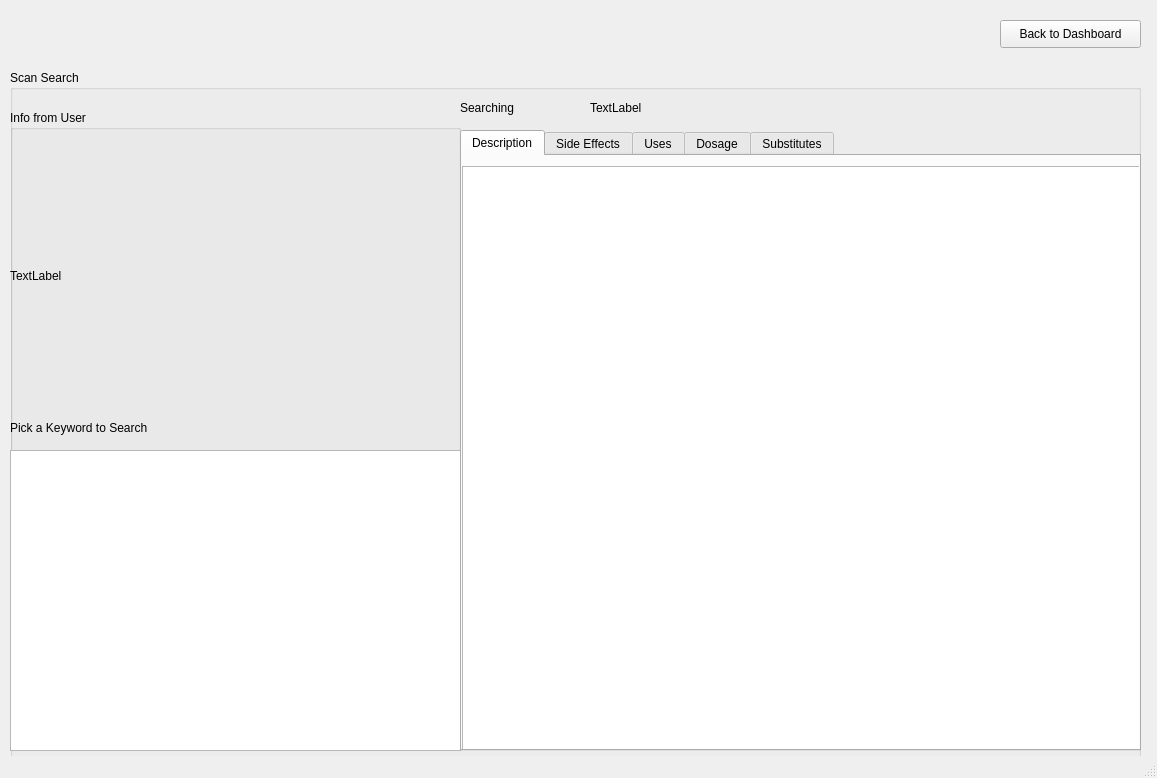
<?xml version="1.0" encoding="UTF-8"?>
<ui version="4.0">
 <class>MainWindow</class>
 <widget class="QMainWindow" name="MainWindow">
  <property name="geometry">
   <rect>
    <x>0</x>
    <y>0</y>
    <width>1157</width>
    <height>778</height>
   </rect>
  </property>
  <property name="windowTitle">
   <string>Scan Search</string>
  </property>
  <property name="styleSheet">
   <string notr="true"/>
  </property>
  <widget class="QWidget" name="centralwidget">
   <widget class="QGroupBox" name="groupBox">
    <property name="geometry">
     <rect>
      <x>10</x>
      <y>70</y>
      <width>1131</width>
      <height>691</height>
     </rect>
    </property>
    <property name="title">
     <string>Scan Search</string>
    </property>
    <widget class="QGroupBox" name="groupBox_2">
     <property name="geometry">
      <rect>
       <x>0</x>
       <y>40</y>
       <width>451</width>
       <height>641</height>
      </rect>
     </property>
     <property name="title">
      <string>Info from User</string>
     </property>
     <widget class="QLabel" name="label_3">
      <property name="geometry">
       <rect>
        <x>0</x>
        <y>310</y>
        <width>431</width>
        <height>16</height>
       </rect>
      </property>
      <property name="text">
       <string>Pick a Keyword to Search</string>
      </property>
     </widget>
     <widget class="QLabel" name="graphicsView">
      <property name="geometry">
       <rect>
        <x>0</x>
        <y>30</y>
        <width>441</width>
        <height>271</height>
       </rect>
      </property>
      <property name="autoFillBackground">
       <bool>false</bool>
      </property>
      <property name="text">
       <string>TextLabel</string>
      </property>
      <property name="scaledContents">
       <bool>true</bool>
      </property>
     </widget>
     <widget class="QListWidget" name="imgText">
      <property name="geometry">
       <rect>
        <x>0</x>
        <y>340</y>
        <width>451</width>
        <height>301</height>
       </rect>
      </property>
     </widget>
    </widget>
    <widget class="QLabel" name="label_2">
     <property name="geometry">
      <rect>
       <x>450</x>
       <y>30</y>
       <width>81</width>
       <height>16</height>
      </rect>
     </property>
     <property name="text">
      <string>Searching</string>
     </property>
    </widget>
    <widget class="QTabWidget" name="tabWidget">
     <property name="geometry">
      <rect>
       <x>450</x>
       <y>60</y>
       <width>681</width>
       <height>621</height>
      </rect>
     </property>
     <property name="currentIndex">
      <number>0</number>
     </property>
     <widget class="QWidget" name="tab">
      <attribute name="title">
       <string>Description</string>
      </attribute>
      <widget class="QTextBrowser" name="desc_med">
       <property name="geometry">
        <rect>
         <x>0</x>
         <y>10</y>
         <width>681</width>
         <height>591</height>
        </rect>
       </property>
      </widget>
     </widget>
     <widget class="QWidget" name="tab_2">
      <attribute name="title">
       <string>Side Effects</string>
      </attribute>
      <widget class="QTextBrowser" name="effect_med">
       <property name="geometry">
        <rect>
         <x>0</x>
         <y>10</y>
         <width>681</width>
         <height>591</height>
        </rect>
       </property>
      </widget>
     </widget>
     <widget class="QWidget" name="tab_3">
      <attribute name="title">
       <string>Uses</string>
      </attribute>
      <widget class="QTextBrowser" name="uses_med">
       <property name="geometry">
        <rect>
         <x>0</x>
         <y>10</y>
         <width>681</width>
         <height>591</height>
        </rect>
       </property>
      </widget>
     </widget>
     <widget class="QWidget" name="tab_4">
      <attribute name="title">
       <string>Dosage</string>
      </attribute>
      <widget class="QTextBrowser" name="dosage_med">
       <property name="geometry">
        <rect>
         <x>0</x>
         <y>10</y>
         <width>681</width>
         <height>591</height>
        </rect>
       </property>
      </widget>
     </widget>
     <widget class="QWidget" name="tab_5">
      <attribute name="title">
       <string>Substitutes</string>
      </attribute>
      <widget class="QTextBrowser" name="subs_med">
       <property name="geometry">
        <rect>
         <x>0</x>
         <y>10</y>
         <width>681</width>
         <height>591</height>
        </rect>
       </property>
      </widget>
     </widget>
    </widget>
    <widget class="QLabel" name="keyw_databse">
     <property name="geometry">
      <rect>
       <x>580</x>
       <y>30</y>
       <width>55</width>
       <height>16</height>
      </rect>
     </property>
     <property name="text">
      <string>TextLabel</string>
     </property>
    </widget>
   </widget>
   <widget class="QPushButton" name="backtodash">
    <property name="geometry">
     <rect>
      <x>1000</x>
      <y>20</y>
      <width>141</width>
      <height>28</height>
     </rect>
    </property>
    <property name="text">
     <string>Back to Dashboard</string>
    </property>
   </widget>
  </widget>
  <widget class="QStatusBar" name="statusbar"/>
 </widget>
 <resources/>
 <connections/>
</ui>
